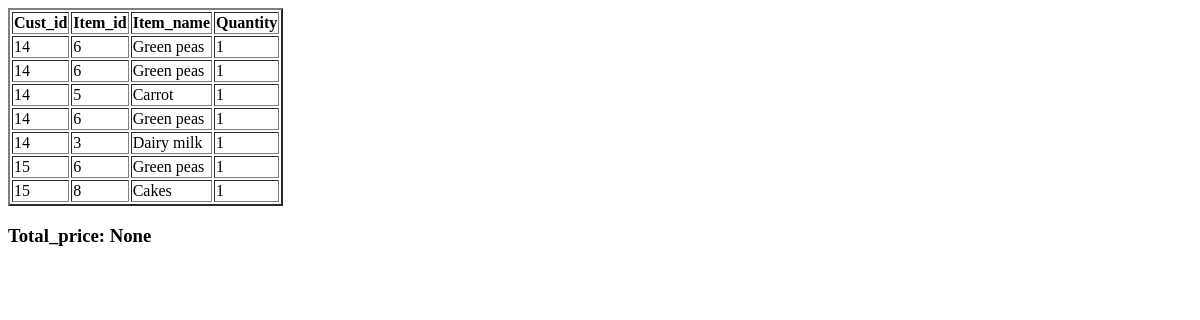
Page /buy_app/buy_view/ on the earlier database version.
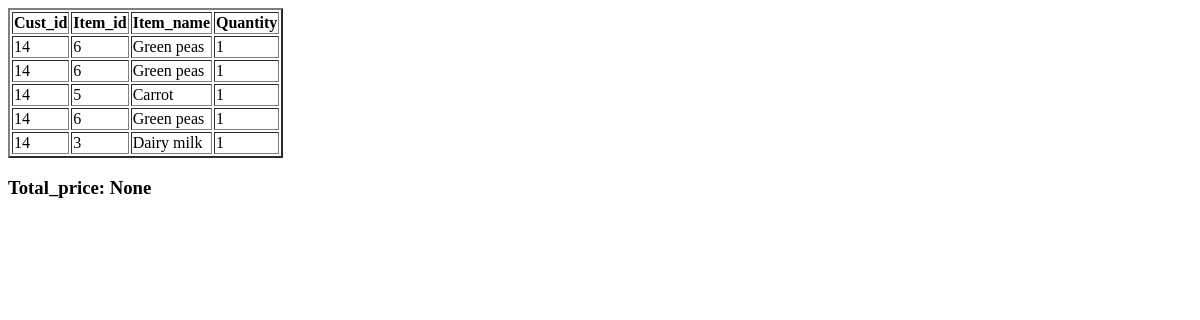
Same page on the later database version.
### cart/models.py (models this page shows)
class cart_model(models.Model):
    cart_id=models.AutoField(primary_key=True)
    cust_id=models.PositiveIntegerField()
    item_id=models.PositiveIntegerField()
    item_name=models.CharField(max_length=50)
    price=models.PositiveIntegerField()
    quantity=models.PositiveIntegerField(default=1)

### buy_app/views.py (the view)
def buy_view(request):
    prod_data=cart_model.objects.all()
    total_price=cart_model.objects.filter(cust_id=request.user.id).aggregate(Sum('price'))
    print(prod_data)
    return render(request=request,template_name='buy_list.html',context={'prod_data':prod_data,'total_price':total_price})

### buy_app/templates/buy_list.html (shortened to what this page needs)
<!DOCTYPE html>
<html lang="en">
<head>
</head>
<body>
    <div>
        <table border="2px solid">
            <tr>
                <th>Cust_id</th>
                <th>Item_id</th>
                <th>Item_name</th>
                <th>Quantity</th>
            </tr>
            {%for i in prod_data%}
            <tr>
                <td>{{i.cust_id}}</td>
                <td>{{i.item_id}}</td>
                <td>{{i.item_name}}</td>
                <td>{{i.quantity}}</td>
            </tr>
            {%endfor%}
        </table>
        <h3>Total_price:  {{total_price.price__sum}}</h3>
    </div>
</body>
</html>

Differences in the rows shown:
removed cart_model: cust_id "15", item_id "6", item_name "Green peas", quantity "1"
removed cart_model: cust_id "15", item_id "8", item_name "Cakes", quantity "1"
